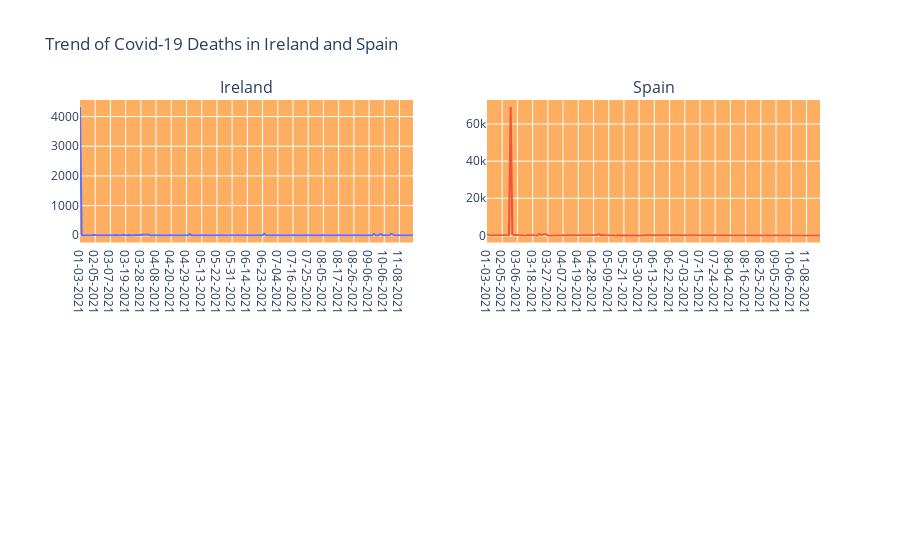

Notebook code for this chart:
### Code cell
fig = make_subplots(
    rows=2, cols=2,
    specs=[[{}, {}],
           [{"colspan": 2}, None]],
    subplot_titles=("Ireland", "Spain"))

fig.add_trace(go.Scatter(x=data_Ireland['dateRep'], y=data_Ireland['deaths'],
                    marker=dict(color=data_Ireland['deaths'], coloraxis="coloraxis")),
              1, 1)

fig.add_trace(go.Scatter(x=data_Spain['dateRep'], y=data_Spain['deaths'],
                    marker=dict(color=data_Spain['deaths'], coloraxis="coloraxis")),
              1, 2)


fig.update_layout(coloraxis=dict(colorscale='RdBu'), showlegend=False,title_text="Trend of Covid-19 Deaths in Ireland and Spain")
fig.update_layout(plot_bgcolor='rgb(253,174,97)')
fig.show()

### Figure 1 — Plotly figure (JSON) as saved in the notebook; plotly's stock layout.template omitted (floating-point values rounded to 4 significant figures; data arrays with more than 128 entries replaced by an {"elided": "..."} marker saying what was removed)
{"data": [{"marker": {"color": {"elided": "198 int values"}, "coloraxis": "coloraxis"}, "type": "scatter", "x": {"elided": "198 str values"}, "xaxis": "x", "y": {"elided": "198 int values"}, "yaxis": "y"}, {"marker": {"color": {"elided": "198 int values"}, "coloraxis": "coloraxis"}, "type": "scatter", "x": {"elided": "198 str values"}, "xaxis": "x2", "y": {"elided": "198 int values"}, "yaxis": "y2"}], "layout": {"annotations": [{"font": {"size": 16}, "showarrow": false, "text": "Ireland", "x": 0.225, "xanchor": "center", "xref": "paper", "y": 1, "yanchor": "bottom", "yref": "paper"}, {"font": {"size": 16}, "showarrow": false, "text": "Spain", "x": 0.775, "xanchor": "center", "xref": "paper", "y": 1, "yanchor": "bottom", "yref": "paper"}], "coloraxis": {"colorscale": [[0, "rgb(103,0,31)"], [0.1, "rgb(178,24,43)"], [0.2, "rgb(214,96,77)"], [0.3, "rgb(244,165,130)"], [0.4, "rgb(253,219,199)"], [0.5, "rgb(247,247,247)"], [0.6, "rgb(209,229,240)"], [0.7, "rgb(146,197,222)"], [0.8, "rgb(67,147,195)"], [0.9, "rgb(33,102,172)"], [1, "rgb(5,48,97)"]]}, "plot_bgcolor": "rgb(253,174,97)", "showlegend": false, "title": {"text": "Trend of Covid-19 Deaths in Ireland and Spain"}, "xaxis": {"anchor": "y", "domain": [0, 0.45]}, "xaxis2": {"anchor": "y2", "domain": [0.55, 1]}, "xaxis3": {"anchor": "y3", "domain": [0, 1]}, "yaxis": {"anchor": "x", "domain": [0.625, 1]}, "yaxis2": {"anchor": "x2", "domain": [0.625, 1]}, "yaxis3": {"anchor": "x3", "domain": [0, 0.375]}}}
